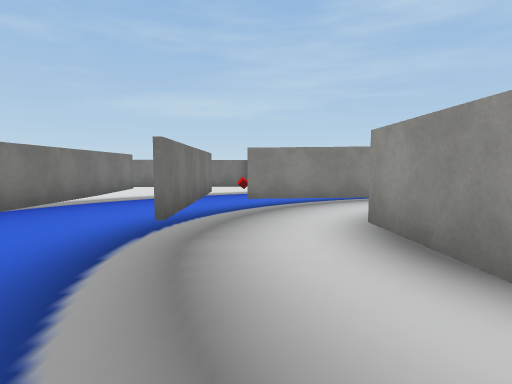
[1] (above)

19 first-person views from a walk through a Unity game level. The camera is 1.2 m above the floor, tilts 4° down and sees 80° across. The floor is counted in squares, 2 m on a side. Each view is taken from the middle of a square. On the plan, view 1 faces up. The plan holds only what a view shows up to about 9 squares ahead; the rest is blank. The player character is not drawn. Some surface patterns are stand-ins.

[2]
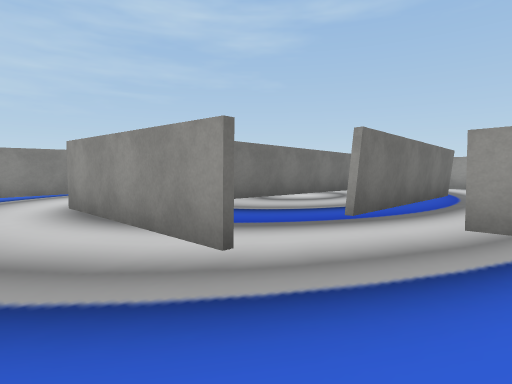

[3]
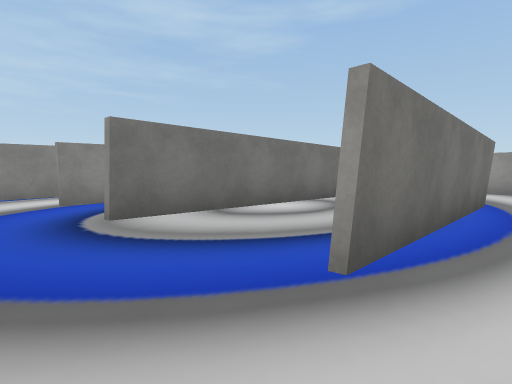

[4]
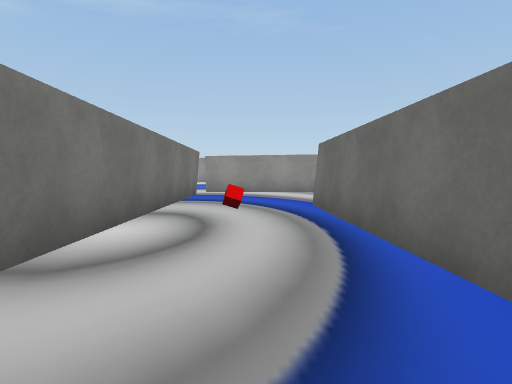

[5]
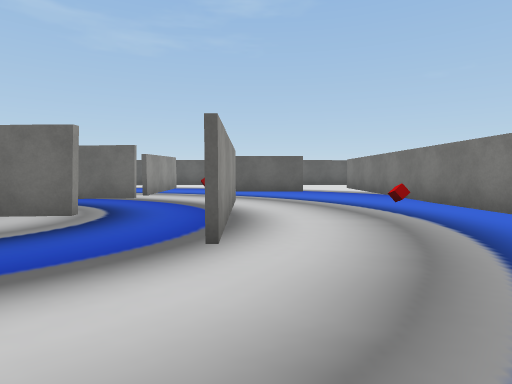

[6]
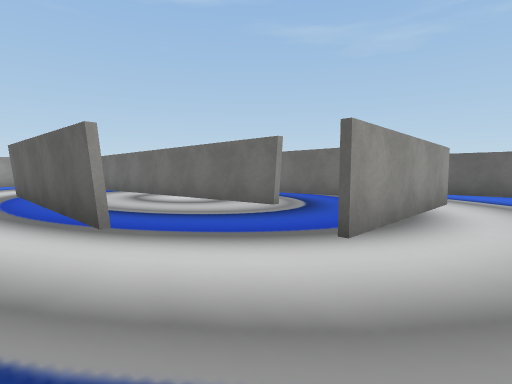

[7]
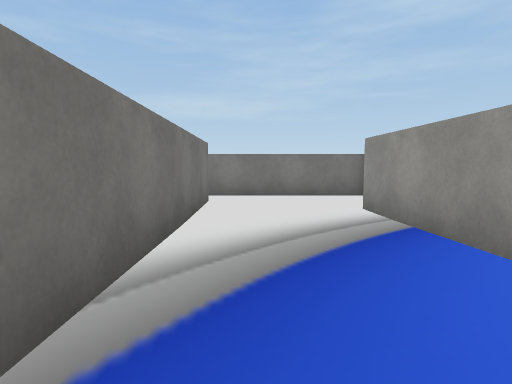

[8]
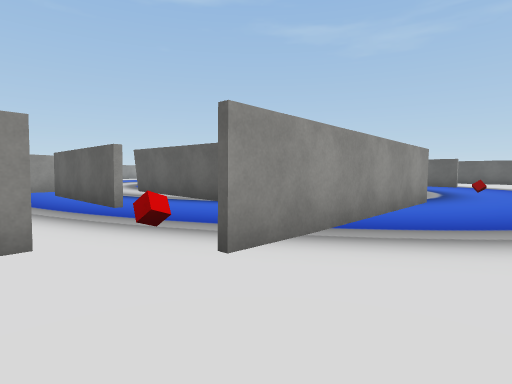

[9]
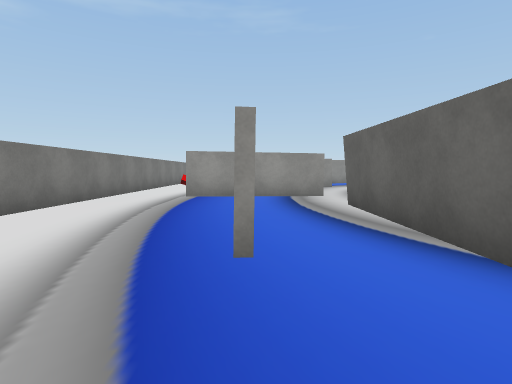

[10]
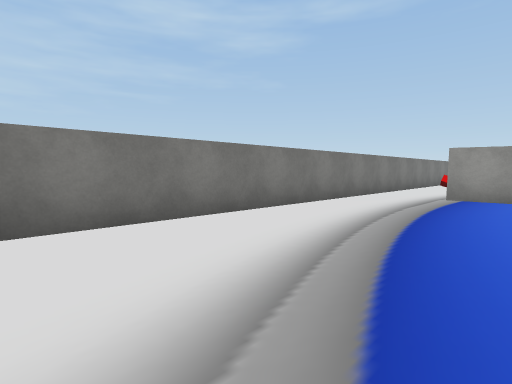

[11]
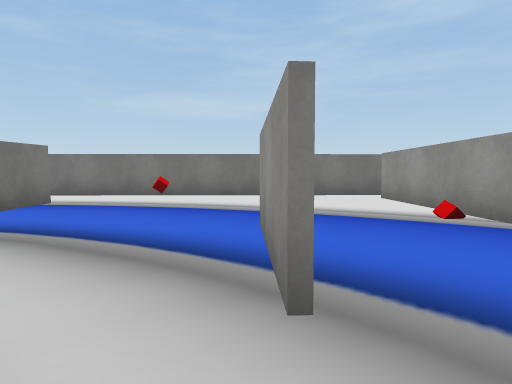

[12]
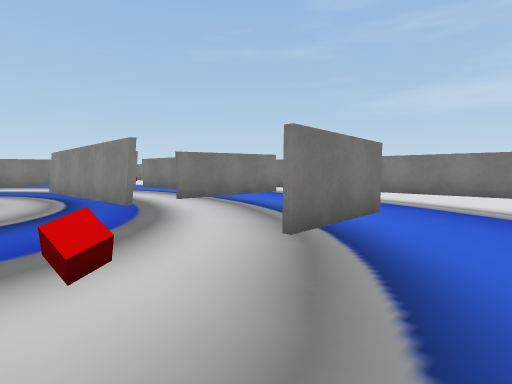

[13]
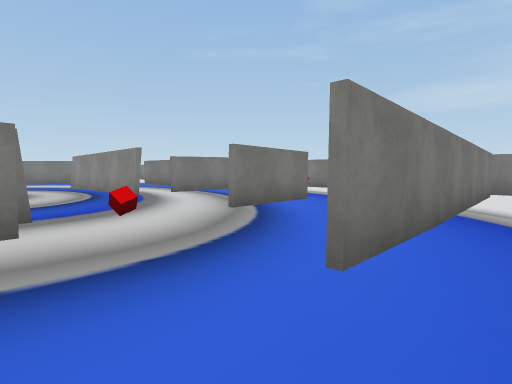

[14]
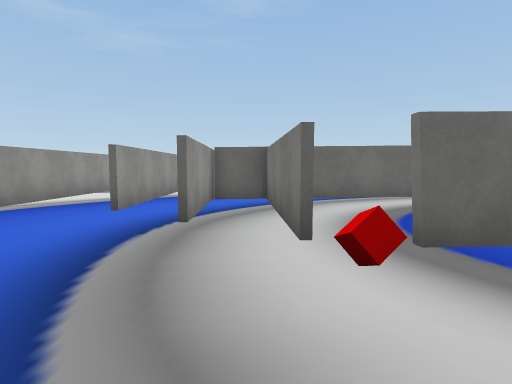

[15]
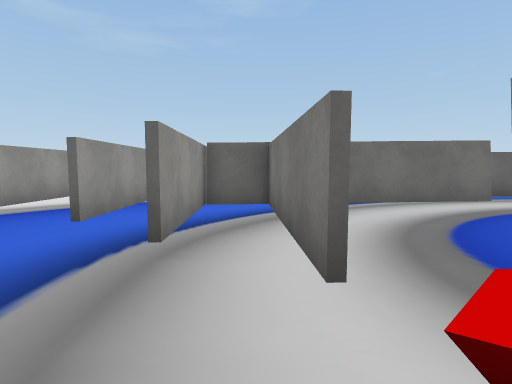

[16]
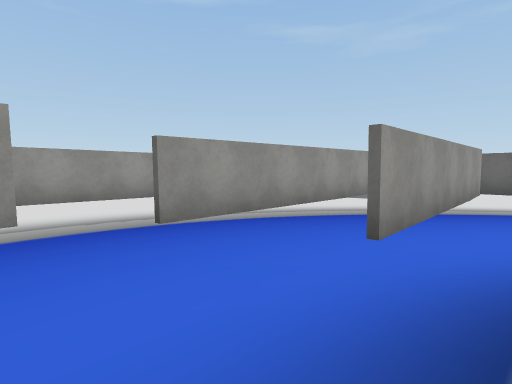

[17]
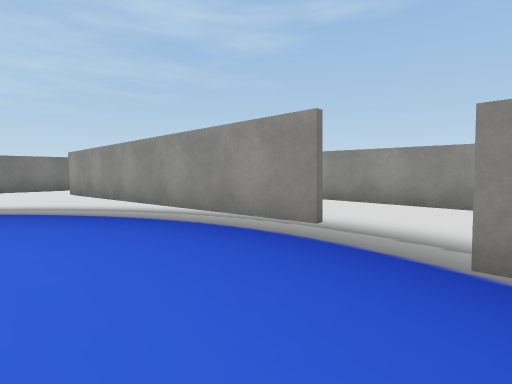

[18]
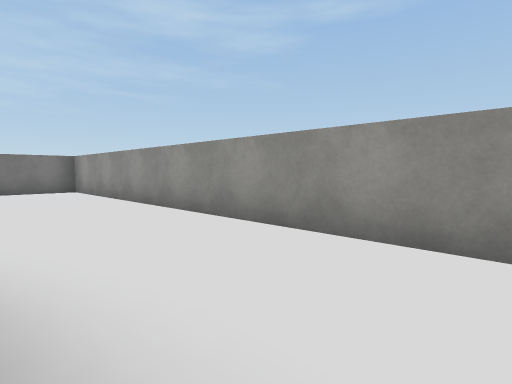

[19]
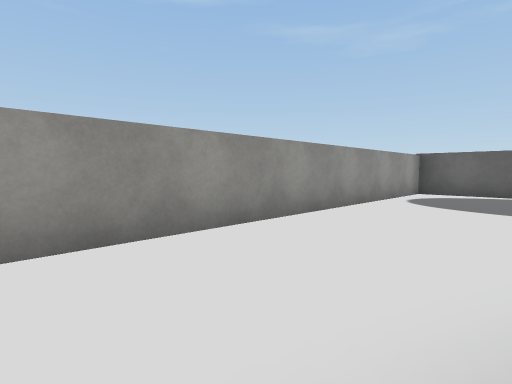

### Floor plan
Points are (right, up) in squares from view 1. A wall is a line through its corners. A room is listed if a view was taken in it or the views show most of it. See-through windows are left out.
Room 1 (views 1, 2, 3)
walls: (1.4, -0.3) (1.3, 3.6); (-0.3, -2.8) (2, -2.8); (-2.4, 2.1) (-2.2, -3); (3.7, -3) (3.6, -1.3)
ways out: opening at (3, 0) to room 2; opening at (0, 4) to room 3; opening at (-1, 3) to room 4; opening at (4, -1) to room 8; opening at (-1, -3); opening at (3, -3)
Room 2 (view 4)
walls: (7.8, -1.4) (12.9, -1.3); (10.7, 2.5) (3.1, 2.3); (11.6, -0.7) (11.5, 2.4); (3.4, -0.1) (8.4, 0); (12.9, -1.8) (12.8, 1.6)
ways out: opening at (3, 0) to room 1; opening at (3, 2) to room 3; opening at (11, 3) to room 6
objects: red cube (7, 1)
Room 3 (views 5, 6)
walls: (3.1, 2.4) (6.5, 2.5); (3.7, 6.4) (-0.2, 6.4); (6.4, 5) (3.3, 4.9); (-1.2, 6.9) (-1.1, 3.6)
ways out: opening at (0, 4) to room 1; opening at (3, 2) to room 2; gap at (0, 7) to room 5; opening at (7, 4) to room 6; opening at (4, 6) to room 9
Room 4 (views 7, 8)
walls: (-3.9, 9.7) (-3.7, 4.4); (-0.4, 11.4) (-4.2, 11.3); (-1.2, 3.6) (-1.4, 8.7)
ways out: opening at (-1, 3) to room 1; opening at (0, 9) to room 5; opening at (-4, 10.5); opening at (-3, 3)
Room 5 (views 9, 10)
walls: (2, 8.1) (5.6, 8.2); (6.5, 11.4) (0.3, 11.4); (-1.2, 8.6) (-1.2, 6.9); (7.2, 7.6) (7.1, 9.7)
ways out: gap at (0, 7) to room 3; opening at (0, 9) to room 4; opening at (7, 10.5) to room 6; opening at (6, 7) to room 9
objects: red cube (0, 9)
Room 6 (views 11, 12, 13, 14, 15, 16, 17)
walls: (11.1, 5.1) (11, 7.4); (11.2, 7.5) (11.2, 5.1); (13.8, 7.4) (13.7, 10.7); (11.6, 2.5) (11.8, -1.2); (8.3, 5.1) (6.4, 5); (13.9, 10.7) (14.2, 3.5); (16.4, 2.6) (16.1, 9.8); (6.5, 5.1) (8.2, 5.1); (7.2, 9.7) (7.3, 6.4); (15.4, 11.5) (6.5, 11.4); (6.5, 2.5) (10.7, 2.6); (16.4, -4.4) (16.2, 1.4)
ways out: opening at (11, 3) to room 2; opening at (7, 4) to room 3; opening at (7, 10.5) to room 5; opening at (16, 2) to room 7; opening at (16, 10.5) to room 7; opening at (7, 6) to room 9
objects: other object (9, 10); red cube (11, 3); red cube (13, 8)
Room 7 (views 18, 19)
walls: (17.7, -6.5) (19.6, -6.5) (19.4, 11.5) (15.4, 11.5)
ways out: opening at (16, 2) to room 6; opening at (16, 10.5) to room 6
Room 8 (no view inside)
walls: (7.4, -0.2) (3.4, -0.3); (6.1, -3) (6.7, -3)
ways out: opening at (4, -1) to room 1; opening at (8, -2)
Room 9 (no view inside)
walls: (3.2, 5) (6.5, 5.1); (7.2, 6.4) (7.2, 7.6); (1.3, 6.5) (4.8, 6.6)
ways out: opening at (4, 6) to room 3; opening at (6, 7) to room 5; opening at (7, 6) to room 6

Where each view was taken, in squares from view 1:
view 1: 0 up, 0 right, facing up
view 2: 2 down, 0 right, facing up-right
view 3: 1 down, 2 right, facing up-right
view 4: 1 up, 3 right, facing right
view 5: 6 up, 1 right, facing down
view 6: 6 up, 0 right, facing down-right
view 7: 4 up, 3 left, facing up
view 8: 10 up, 3 left, facing down-right
view 9: 8 up, 0 right, facing right
view 10: 8 up, 0 right, facing up-right
view 11: 4 up, 11 right, facing up
view 12: 3 up, 13 right, facing up-left
view 13: 2 up, 15 right, facing up-left
view 14: 5 up, 12 right, facing down
view 15: 4 up, 12 right, facing down
view 16: 3 up, 13 right, facing down-right
view 17: 1 up, 14 right, facing up-right
view 18: 2 up, 17 right, facing up-right
view 19: 2 up, 17 right, facing down-right
